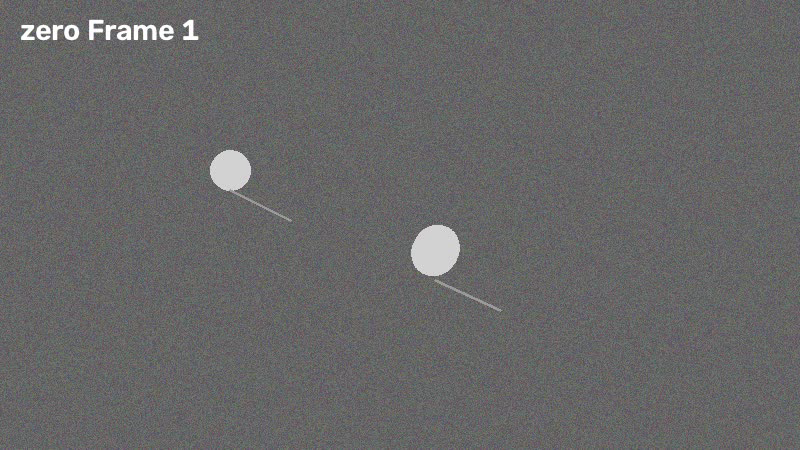
#> input picture frame 0 of work/e2e-confirm-export-storage/media/confirmation-zero-70a347/zero.avi, 800 x 450 px, given in place of 4k.avi, which was not available
$ python independent_browser_audit_runner.py
#> lines starting #> are read from the running program, lines starting #| are printed output that depends on the picture; after the words box and inside, x2 and y2 are one past the last pixel; in counts of white or black regions, pixels touching at a corner belong together; pictures that were not available may be replaced by others from this repository, and a replacement may not be noted
"""Run independent browser probes without consuming shared fixture files."""
import hashlib
import json
import os
from pathlib import Path
import signal
import socket
import subprocess
import sys
import time
import urllib.request
import uuid

import cv2
import numpy as np

ROOT = Path(__file__).resolve().parents[2]


def port():
    with socket.socket() as sock:
        sock.bind(("127.0.0.1", 0))
        return sock.getsockname()[1]


def video(path, width, height, count):
    out = cv2.VideoWriter(str(path), cv2.VideoWriter_fourcc(*"MJPG"), 25, (width, height))
    assert out.isOpened()
    for fi in range(count):
        frame = np.full((height, width, 3), 25 + fi % 80, dtype=np.uint8)
        cv2.circle(frame, (width//3, height//3), 12, (230, 230, 230), -1)
        out.write(frame)
    out.release()


def references(video_path, output):
    # Decode the encoded input independently; never compare to pre-encode pixels.
    capture = cv2.VideoCapture(str(video_path))
    values = {}
    try:
        for fi in range(60):
            ok, image = capture.read()
            assert ok and image is not None
            if fi in (0, 29, 59):
                ok, jpeg = cv2.imencode('.jpg', image, [cv2.IMWRITE_JPEG_QUALITY, 95])
                assert ok
                values[str(fi)] = hashlib.sha256(jpeg.tobytes()).hexdigest()
    finally:
        capture.release()
    output.write_text(json.dumps(values))


def main():
    os.chdir(ROOT)
    base = ROOT / "work" / ("e2e-confirm-ux-independent-" + uuid.uuid4().hex[:10])
    base.mkdir(parents=True)
    video(base/"small.avi", 640, 480, 3)
#> after the loop in video, `for fi in range(count):`:
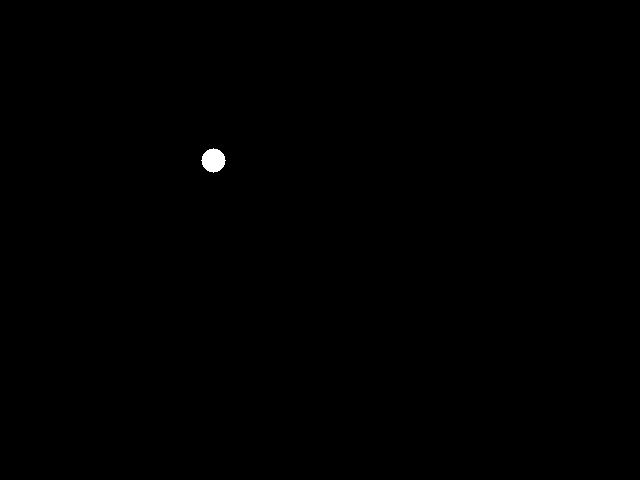
#> frame: shape (480, 640, 3); values 27 (black) and 230 (white), 0.14% white; 1 white region, box (x1, y1, x2, y2) and area: (201, 148, 226, 173) 441
    video(base/"4k.avi", 3840, 2160, 60)
#> call 2 of video, with width = 3840, height = 2160, count = 60
#> after the loop in video (call 2), `for fi in range(count):`:
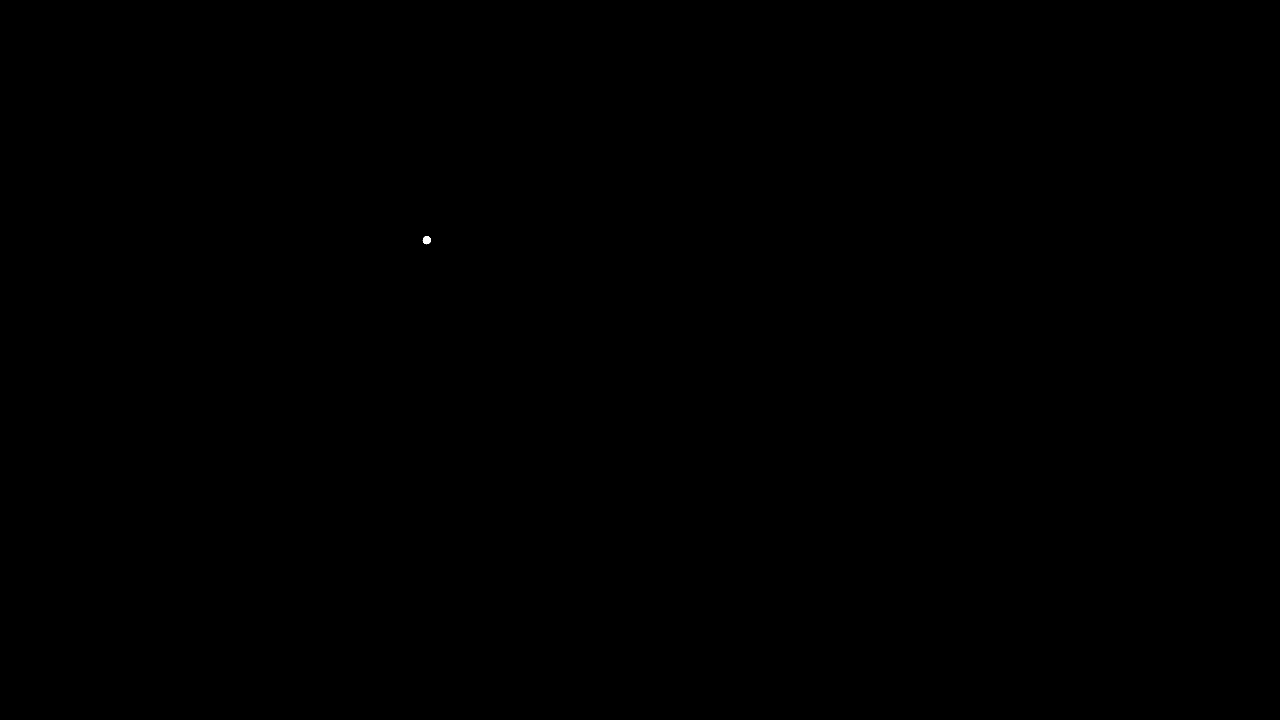
#> frame: shape (2160, 3840, 3) (shown at 1/3 size); values 84 (black) and 230 (white), 0.01% white; 1 white region, box (x1, y1, x2, y2) and area: (1268, 708, 1293, 733) 441
    references(base/"4k.avi", base/"reference-frames.json")
#> the loop in references, `for fi in range(60):` made 5 passes
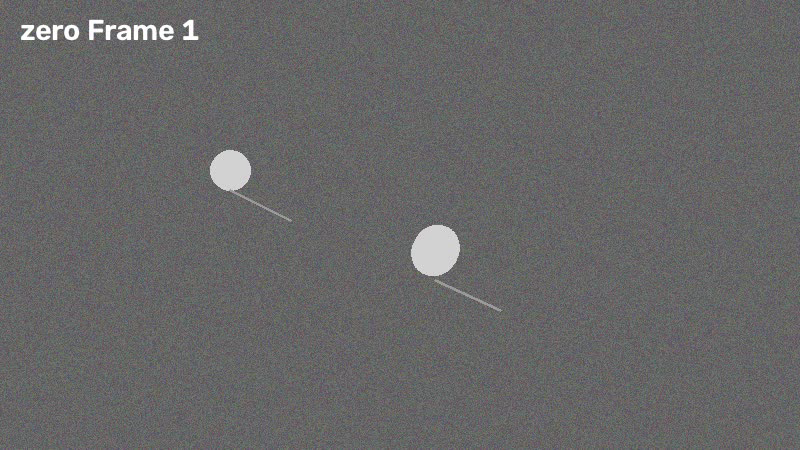
#> input picture frame 0 of work/e2e-confirm-export-storage/media/confirmation-zero-70a347/zero.avi, 800 x 450 px, given in place of 4k.avi, which was not available
#> after the loop in references, `for fi in range(60):`: values = 1 item
    api, web = port(), port()
    while api == web:
        web = port()
    env = dict(os.environ, APP_DATA_DIR=str(base/"data"), APP_DB_FILE=str(base/"data/app.db"),
               APP_STORAGE_DIR=str(base/"storage"), PYTHONPATH=str(ROOT/"backend"),
               SAM3_ENABLED="true", BROWSER_SIMULATED_MODEL="1", SAM3_DEVICE="cpu",
               API_PROXY_TARGET=f"http://127.0.0.1:{api}", INDEPENDENT_AUDIT_ROOT=str(base),
               INDEPENDENT_AUDIT_ORIGIN=f"http://127.0.0.1:{web}")
    subprocess.run([sys.executable,'backend/tests/independent_browser_fixture.py'], env=env, check=True)
    processes, handles = [], []
    report = {"directory": str(base), "model": "simulated; real decoding and API; no GPU inference",
              "status": "running", "python": sys.version, "video": {"width":3840,"height":2160,"frames":60}}
    print("Independent browser evidence: " + str(base), flush=True)
    try:
        for name, command in [("backend", [sys.executable,"backend/tests/browser_server.py","--port",str(api)]),
                              ("frontend", ["npm","run","dev","--prefix","frontend","--","--host","127.0.0.1","--port",str(web),"--strictPort"])]:
            handle = (base/(name+".log")).open("w"); handles.append(handle)
            processes.append(subprocess.Popen(command, env=env, stdout=handle, stderr=subprocess.STDOUT, start_new_session=True))
        for process, url in zip(processes, [f"http://127.0.0.1:{api}/api/health", f"http://127.0.0.1:{web}"]):
            for _ in range(150):
                if process.poll() is not None:
                    raise RuntimeError("Isolated server stopped before readiness")
                try:
                    with urllib.request.urlopen(url, timeout=1) as response:
                        if response.status == 200:
                            break
                except (OSError, TimeoutError):
                    time.sleep(.2)
            else:
                raise RuntimeError("Isolated server readiness timed out")
        started = time.monotonic()
        with (base/"browser.log").open("w") as log:
            result = subprocess.run(["node","frontend/tests/independent-integrity-browser.mjs"], env=env,
                                    stdout=log, stderr=subprocess.STDOUT, timeout=600)
        report.update(status="passed" if result.returncode==0 else "failed", exit=result.returncode,
                      seconds=round(time.monotonic()-started,2))
        print((base/"browser.log").read_text()[-4500:], flush=True)
        return result.returncode
    finally:
        (base/"run.json").write_text(json.dumps(report, ensure_ascii=False, indent=2))
        for process in reversed(processes):
            if process.poll() is None:
                os.killpg(process.pid, signal.SIGTERM)
                try:
                    process.wait(timeout=10)
                except subprocess.TimeoutExpired:
                    os.killpg(process.pid, signal.SIGKILL)
        for handle in handles:
            handle.close()


if __name__ == "__main__":
#> (the run stopped early here; a loop or call above may not have finished)
